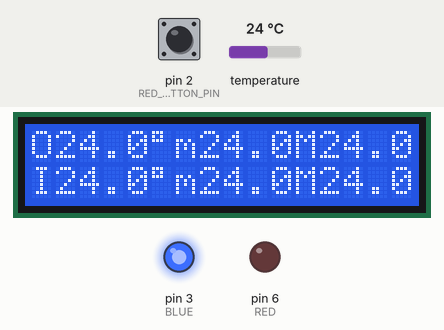
Simulated run of this sketch. Board: Arduino Uno, built with avr-gcc and run on an emulated ATmega328P. Shown: 16×2 character LCD, output pins drawn as LEDs (lit = HIGH). The test bench sets the inputs (shaded band); at power-on: temperature 24 °C, pin 2 (RED_BUTTON_PIN) HIGH. What the sketch prints to the serial monitor is not drawn.

Above: at 2.4 s.
2.5 s: temperature set to 26.6 °C
At 3.8 s:
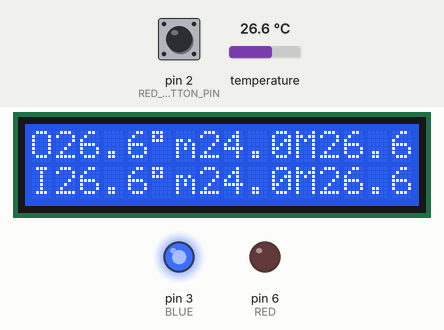
4.3 s: temperature set to 27.4 °C
At 5.4 s:
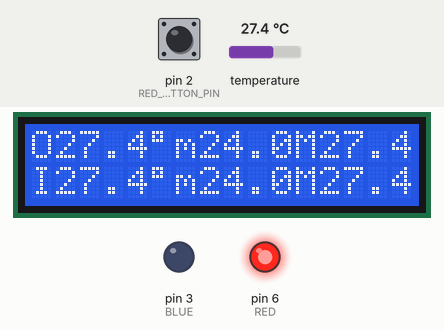
6.3 s: pin 2 (RED_BUTTON_PIN) pulled LOW for 1 s
At 9.8 s:
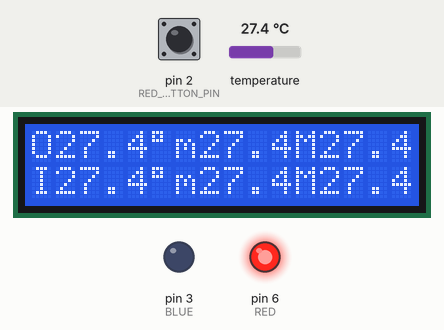
10.3 s: temperature set to 25.6 °C
At 11.3 s:
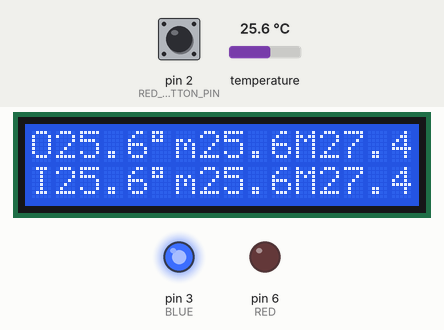
12.3 s: pin 2 (RED_BUTTON_PIN) pulled LOW for 1 s
At 15.8 s:
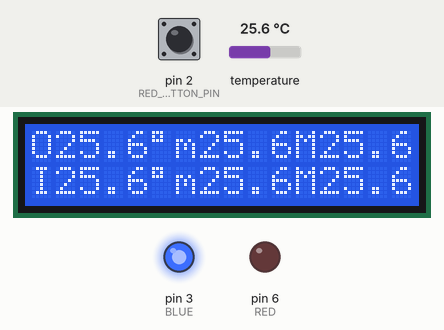
Timing chart, 0 to 17.3 s (numbered marks = the images above; inputs shaded):
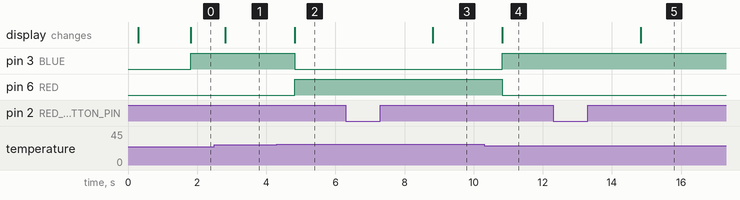

The sketch:

6_1.ino
```cpp
#include <OneWire.h>
#include <DallasTemperature.h>
#include <LiquidCrystal_I2C.h>

#define ONE_WIRE_BUS A1

#define RED_BUTTON_PIN 2
#define RED 6
#define BLUE 3

LiquidCrystal_I2C lcd(0x27, 16, 2);
OneWire oneWire(ONE_WIRE_BUS);
DallasTemperature sensors(&oneWire);

DeviceAddress outside_sensor_address;
DeviceAddress inside_sensor_address;

float outside_temperature = 0;
float outside_temperature_min = 1000;
float outside_temperature_max = -1000;

float inside_temperature = 0;
float inside_temperature_min = 1000;
float inside_temperature_max = -1000;

int redButtonState = HIGH;
int lastRedButtonState = HIGH;
unsigned long lastRedDebounceTime = 0;
unsigned long debounceDelay = 50;

bool red_state = LOW;
bool blue_state = LOW;

void printAddress(DeviceAddress deviceAddress)
{
  for (uint8_t i = 0; i < 8; i++)
  {
    Serial.print("0x");
    if (deviceAddress[i] < 0x10) Serial.print("0");
    Serial.print(deviceAddress[i], HEX);
    if (i < 7) Serial.print(", ");
  }
  Serial.println("");
}

void printSensorAddresses() {
  delay(100);

  oneWire.reset_search(); //reset search state

  Serial.println("Locating devices...");
  Serial.print("Found ");
  int deviceCount = sensors.getDeviceCount();
  Serial.print(deviceCount, DEC);
  Serial.println(" devices.");
  Serial.println("");

  Serial.println("Printing addresses...");
  for (int i = 0;  i < deviceCount;  i++)
  {
    if(i == 0) {
      Serial.print("Sensor ");
    Serial.print(i+1);
    Serial.print(" : ");
    sensors.getAddress(outside_sensor_address, i);
    printAddress(outside_sensor_address);
    } else if (i == 1) {
      Serial.print("Sensor ");
    Serial.print(i+1);
    Serial.print(" : ");
    sensors.getAddress(inside_sensor_address, i);
    printAddress(inside_sensor_address);
    }

  }
}

void initLcd() {
  lcd.init();
  lcd.clear();
  lcd.backlight();
  lcd.clear();
  lcd.home();
}

void drawLcd() {
  lcd.setCursor(0, 0);

  lcd.print("O" + String(outside_temperature, 1));
  lcd.setCursor(5, 0);
  lcd.print((char)223);
  lcd.setCursor(6, 0);
  lcd.print("m" + String(outside_temperature_min, 1));
  lcd.setCursor(11, 0);
  lcd.print("M" + String(outside_temperature_max, 1));

  lcd.setCursor(0, 1);

  lcd.print("I" + String(inside_temperature, 1));
  lcd.setCursor(5, 1);
  lcd.print((char)223);
  lcd.setCursor(6, 1);
  lcd.print("m" + String(inside_temperature_min, 1));
  lcd.setCursor(11, 1);
  lcd.print("M" + String(inside_temperature_max, 1));
}

void setup(void)
{
  Serial.begin(9600);
  sensors.begin();

  pinMode(RED_BUTTON_PIN, INPUT_PULLUP);
  pinMode(RED, OUTPUT);
  pinMode(BLUE, OUTPUT);

  printSensorAddresses();
  initLcd();

  drawLcd();
}

void calculateMinMax() {
  if(outside_temperature > outside_temperature_max) {
    outside_temperature_max = outside_temperature;
  }
  if(outside_temperature < outside_temperature_min) {
    outside_temperature_min = outside_temperature;
  }

  if(inside_temperature > inside_temperature_max) {
    inside_temperature_max = inside_temperature;
  }
  if(inside_temperature < inside_temperature_min) {
    inside_temperature_min = inside_temperature;
  }

  if(outside_temperature > 27) {
    red_state = HIGH;
    blue_state = LOW;
  } else if (outside_temperature < 26) {
    red_state = LOW;
    blue_state = HIGH;
  }


}

unsigned long lastFetchDebounceTime = 0;

void loop(void)
{
digitalWrite(RED, red_state);
  digitalWrite(BLUE, blue_state);

  int redReading = digitalRead(RED_BUTTON_PIN);

  if (redReading != lastRedButtonState)
  {
    lastRedDebounceTime = millis();
  }

   if ((millis() - lastRedDebounceTime) > debounceDelay)
  {
    if (redReading != redButtonState)
    {
      redButtonState = redReading;
    }
  }

  if(redReading != lastRedButtonState) {
    if(redReading == HIGH) {
       outside_temperature_min = 1000;
 outside_temperature_max = -1000;

 inside_temperature_min = 1000;
 inside_temperature_max = -1000;
    }
  }

  lastRedButtonState = redReading;

  if ((millis() - lastFetchDebounceTime) > 1000) {
    lastFetchDebounceTime = millis();


    sensors.requestTemperatures();

  outside_temperature = sensors.getTempC(outside_sensor_address);
  inside_temperature = sensors.getTempC(inside_sensor_address);

  calculateMinMax();
  drawLcd();
  }


}
```

Measured:
- the behaviour switches between 27 and 27.1 °C on temperature (found by bisection; images 1 and 2)
- the behaviour switches between 26 and 25.9 °C on temperature (found by bisection; images 3 and 4)
- after the input at 2.5 s, the display: changes after 0.32 s (image 1)
- after the input at 4.3 s, pin 3 (BLUE): HIGH → LOW after 0.52 s; pin 6 (RED): LOW → HIGH after 0.52 s; the display: changes after 0.52 s (image 2)
- after the input at 6.3 s, the display: changes after 2.5 s (image 3)
- after the input at 10.3 s, pin 3 (BLUE): LOW → HIGH after 0.52 s; pin 6 (RED): HIGH → LOW after 0.52 s; the display: changes after 0.52 s (image 4)
- after the input at 12.3 s, the display: changes after 2.5 s (image 5)
